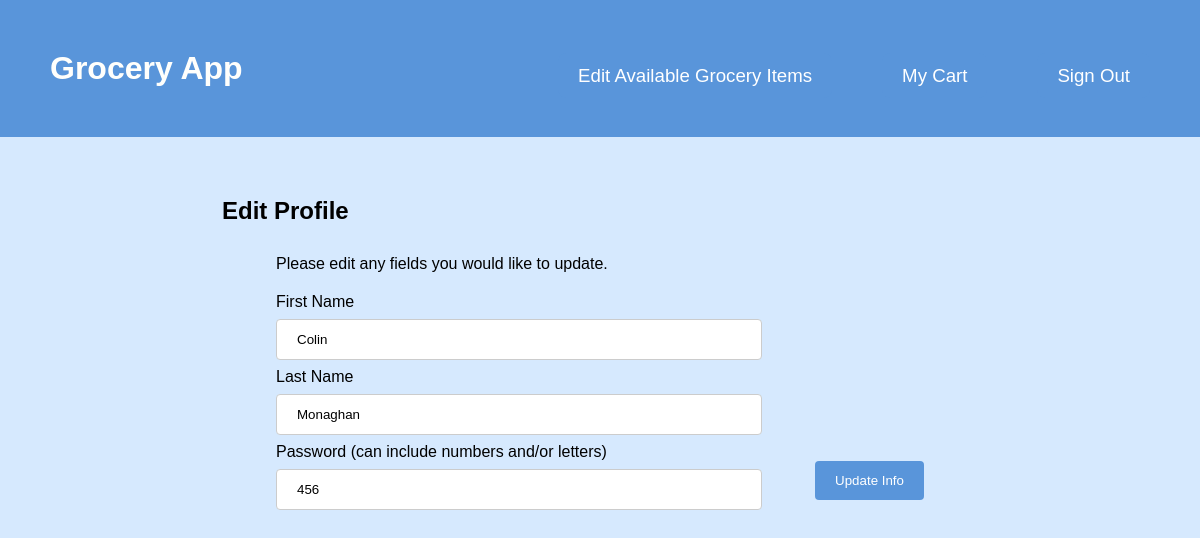
Page /GroceryApp/editProfilePage.php (signed in) on the committed database.
### tables this page shows
CREATE TABLE User (
    firstName TEXT NOT NULL,
    lastName TEXT NOT NULL,
    username TEXT NOT NULL PRIMARY KEY,
    password TEXT NOT NULL,
    userType TEXT NOT NULL
);

### GroceryApp/editProfilePage.php (the view, shortened to what this page needs)
<!DOCTYPE html>
<html>
<?php
$username = $_SESSION['username'];
$db_file = './myDB/grocery.db';
try {
    $db = new PDO('sqlite:' . $db_file);
    $db->setAttribute(PDO::ATTR_ERRMODE, PDO::ERRMODE_EXCEPTION);
	$stmt = $db->prepare("select * from user where username = ?");
	$stmt->execute([$username]);
	$tuple = $stmt->fetch(PDO::FETCH_ASSOC);
	$firstName = $tuple['firstName'];
	$lastName = $tuple['lastName'];
	$password = $tuple['password'];
}
catch(PDOException $e){
	die('Exception : '.$e->getMessage());
}
?>
	<head>
		<link rel="stylesheet" href="styles.css" />
	</head>
	<body>
    <div class="page">
        <header class="menu-container">
				<h1 class="logo">
					<a class="logo-link" href="./index.php">Grocery App</a>
				</h1>
				<nav class="menu">
					<?php
						if($_SESSION['userType'] == "Admin"){
							echo '<li><a class="nav-link" href="editAvailableItems.php">Edit Available Grocery Items</a></li>';
						}
					?>
					<li><a class="nav-link" href="./groceryList.php">My Cart</a></li>
					<li><a class="nav-link" href="./signOut.php">Sign Out</a></li>
				</nav>
		</header>
			<article class="content">
				<header class="title">
					<h2>Edit Profile</h2>
				</header>
				<div class="groceryForm">Please edit any fields you would like to update.</div>
				<form
					class="groceryForm"
					method="post"
					action="editProfile.php"
				>
					<label for="firstName">First Name</label>
					<input
						class="textInput"
						type="text"
						name="firstName"
						value= "<?php echo "$firstName"; ?>"
						pattern="[A-Za-z]{1,}"
						required
					/>
					<label for="lastName">Last Name</label>
					<input
						class="textInput"
						type="text"
						name="lastName"
						value= "<?php echo "$lastName"; ?>"
						pattern="[A-Za-z]{1,}"
						required
					/>
					<label for="password">Password (can include numbers and/or letters)</label>
					<input
						class="textInput"
						type="text"
						name="password"
						value= "<?php echo "$password"; ?>"
						pattern="[A-Za-z0-9]{1,}"
						required
					/>
					<input type="submit" value="Update Info" />
				</form>
			</article>
		</div>
	</body>
</html>

### GroceryApp/styles.css (style rules this page uses)
:root { --header-color: #5995da; --header-font: #fff; --header-hover: #5d6063; --header-dropdown-background: #b2d6ff; --background-color: #d6e9fe; --body-font: #fffffc; --pop-of-green: #b9f5d8; --pop-of-blue: #08a4bd; }
* { margin: 0; padding: 0; box-sizing: border-box; font-family: "Franklin Gothic Medium", "Arial Narrow", Arial, sans-serif; }
body { min-height: 100vh; display: flex; background-color: var(--background-color); flex-direction: column; }
.page { height: 100%; }
.menu-container { color: var(--header-font); background-color: var(--header-color); padding: 20px 0; display: flex; justify-content: space-between; width: 100%; padding: 50px; }
.menu { margin-top: 15px; width: 60%; display: flex; align-items: center; justify-content: right; }
.menu > li { display: inline; margin-right: 50px; }
.menu > li:last-of-type { margin-right: 0; }
.nav-link:link, .nav-link:visited { background-color: var(--header-color); color: var(--header-font); padding: 12px 20px; transition-duration: 0.4s; box-shadow: none; border: none; border-radius: 8px; cursor: pointer; align-self: flex-end; font-size: 14pt; text-decoration: none; font-family: "Gill Sans", "Gill Sans MT", Calibri, "Trebuchet MS", sans-serif; }
.logo-link:link, .logo-link:visited { color: var(--body-font); text-decoration: none; font-family: "Gill Sans", "Gill Sans MT", Calibri, "Trebuchet MS", sans-serif; }
.content { display: block; margin: 5%; }
.title { display: block; margin-left: 10%; padding-left: 5%; padding-bottom: 10px; }
.groceryForm { margin: 20px 0; display: block; margin-left: auto; margin-right: auto; width: 60%; }
.groceryForm > label { display: block; }
.groceryForm > input[type="text"] { width: 75%; padding: 12px 20px; margin: 8px 0; display: inline-block; border: 1px solid #ccc; border-radius: 4px; box-sizing: border-box; }
.groceryForm > input[type="submit"] { background-color: var(--header-color); color: var(--header-font); padding: 12px 20px; border: none; border-radius: 4px; cursor: pointer; float: right; }

### rows in the picture
user: firstName "Colin", lastName "Monaghan", password "456"
